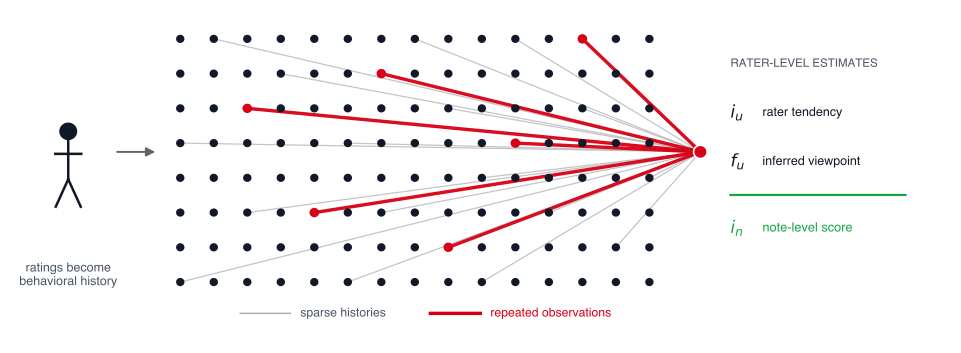

Recreate this plot in Python.
#!/usr/bin/env python3
"""Render the conceptual rater-dominance schematic used as Figure 1."""

from pathlib import Path

import matplotlib

matplotlib.use("Agg")

import matplotlib.pyplot as plt
from matplotlib.patches import Circle, FancyArrowPatch


FIG_DIR = Path(__file__).resolve().parent
FIG_NAME = "07_fig1_cluster_signatures"

TEXT = "#111827"
MUTED = "#4B5563"
DARK_GRAY = "#636366"
FAINT = "#AEAEB2"
RED = "#D70015"
GREEN = "#16A34A"
WHITE = "#FFFFFF"

plt.rcParams.update(
    {
        "font.family": "sans-serif",
        "font.sans-serif": ["Helvetica", "Arial", "DejaVu Sans"],
        "font.size": 10,
        "pdf.fonttype": 42,
        "ps.fonttype": 42,
        "savefig.dpi": 300,
        "savefig.bbox": "tight",
        "savefig.facecolor": WHITE,
    }
)


def draw_person(ax, x, y):
    ax.add_patch(Circle((x, y + 5.1), 0.9, facecolor=TEXT, edgecolor="none"))
    ax.plot([x, x], [y + 4.2, y + 0.2], color=TEXT, lw=1.8)
    ax.plot([x - 1.3, x + 1.3], [y + 2.8, y + 2.8], color=TEXT, lw=1.8)
    ax.plot([x, x - 1.25], [y + 0.2, y - 2.6], color=TEXT, lw=1.8)
    ax.plot([x, x + 1.25], [y + 0.2, y - 2.6], color=TEXT, lw=1.8)


def draw_arrow(ax, start, end, color=DARK_GRAY, lw=1.5):
    ax.add_patch(
        FancyArrowPatch(
            start,
            end,
            arrowstyle="-|>",
            mutation_scale=13,
            linewidth=lw,
            color=color,
            shrinkA=0,
            shrinkB=0,
        )
    )


fig, ax = plt.subplots(figsize=(9.6, 3.5))
fig.patch.set_facecolor(WHITE)
ax.set_facecolor(WHITE)
ax.set_xlim(0, 94)
ax.set_ylim(2.5, 36.5)
ax.axis("off")

# Left: one rater contributes repeatedly to the observed matrix.
draw_person(ax, 5.8, 19.0)
draw_arrow(ax, (10.7, 22.0), (14.5, 22.0), color=DARK_GRAY, lw=1.4)
ax.text(5.8, 10.7, "ratings become\nbehavioral history", ha="center", va="top",
        fontsize=9.0, color=MUTED, linespacing=1.2)

# Middle: a regular population grid, with a few hyperactive raters highlighted.
cols, rows = 15, 8
x0, y0 = 17.0, 8.7
dx, dy = 3.35, 3.55
highlighted = {(2, 5), (4, 2), (6, 6), (8, 1), (10, 4), (12, 7)}
regular_with_edges = {
    (0, 0), (0, 4), (1, 7), (2, 2), (3, 6), (5, 0), (5, 4),
    (6, 2), (7, 7), (8, 5), (9, 0), (9, 3), (10, 7), (11, 2),
    (12, 5), (13, 1), (13, 6), (14, 3),
}
junction = (69.0, 22.0)

for col, row in sorted(regular_with_edges):
    x, y = x0 + col * dx, y0 + row * dy
    ax.plot([x, junction[0]], [y, junction[1]], color=FAINT, lw=0.9,
            alpha=0.72, zorder=1)

for col, row in sorted(highlighted):
    x, y = x0 + col * dx, y0 + row * dy
    ax.plot([x, junction[0]], [y, junction[1]], color=RED, lw=2.45,
            alpha=0.95, zorder=2)
    ax.add_patch(Circle((x, y), 0.48, facecolor=RED, edgecolor="none", zorder=5))

for col in range(cols):
    for row in range(rows):
        if (col, row) in highlighted:
            continue
        x, y = x0 + col * dx, y0 + row * dy
        ax.add_patch(Circle((x, y), 0.42, facecolor=TEXT, edgecolor="none", zorder=4))

# Compact legend embedded below the matrix.
legend_y = 5.5
ax.plot([23.0, 28.0], [legend_y, legend_y], color=FAINT, lw=1.1)
ax.text(29.0, legend_y, "sparse histories", va="center", fontsize=8.8, color=MUTED)
ax.plot([42.0, 47.0], [legend_y, legend_y], color=RED, lw=2.45)
ax.text(48.0, legend_y, "repeated observations", va="center", fontsize=8.8,
        color=RED)
# Profile junction: repeated observations have greater leverage on the fitted map.
ax.add_patch(Circle(junction, 0.68, facecolor=RED, edgecolor=WHITE,
                    linewidth=1.2, zorder=6))

# Right: a borderless hierarchy separates rater estimates from the note output.
block_x, label_x = 72.0, 75.2
ax.text(block_x, 31.0, "RATER-LEVEL ESTIMATES", ha="left", va="center",
        fontsize=8.3, fontweight="bold", color=MUTED, zorder=5)
ax.text(block_x, 26.0, r"$i_u$", ha="left", va="center",
        fontsize=12.5, fontweight="bold", color=TEXT, zorder=5)
ax.text(label_x, 26.0, "rater tendency", ha="left", va="center",
        fontsize=9.0, color=TEXT, zorder=5)
ax.text(block_x, 21.0, r"$f_u$", ha="left", va="center",
        fontsize=12.5, fontweight="bold", color=TEXT, zorder=5)
ax.text(label_x, 21.0, "inferred viewpoint", ha="left", va="center",
        fontsize=9.0, color=TEXT, zorder=5)
ax.plot([block_x, 89.5], [17.6, 17.6], color=GREEN, lw=1.6, zorder=5)
ax.text(block_x, 14.2, r"$i_n$", ha="left", va="center",
        fontsize=12.5, fontweight="bold", color=GREEN, zorder=5)
ax.text(label_x, 14.2, "note-level score", ha="left", va="center",
        fontsize=9.2, fontweight="bold", color=GREEN, zorder=5)

fig.subplots_adjust(left=0.01, right=0.99, top=0.98, bottom=0.03)
pdf_path = FIG_DIR / f"{FIG_NAME}.pdf"
png_path = FIG_DIR / f"{FIG_NAME}.png"
fig.savefig(pdf_path, facecolor=WHITE, edgecolor="none")
fig.savefig(png_path, facecolor=WHITE, edgecolor="none")
plt.close(fig)

print(f"saved -> {pdf_path}")
print(f"saved -> {png_path}")
